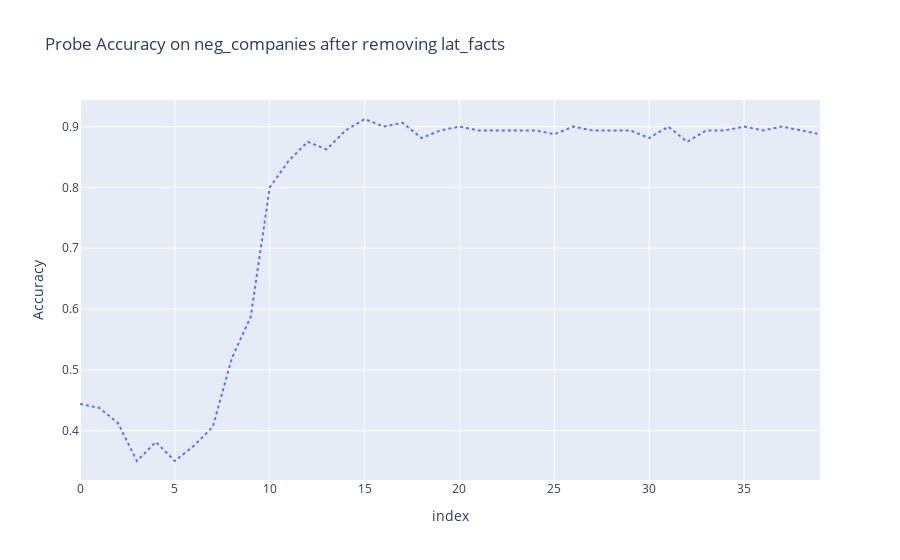
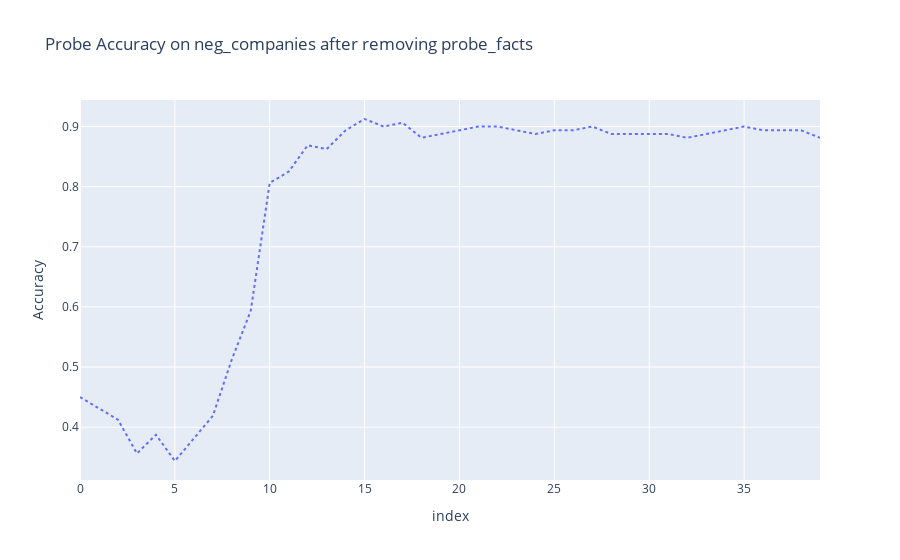
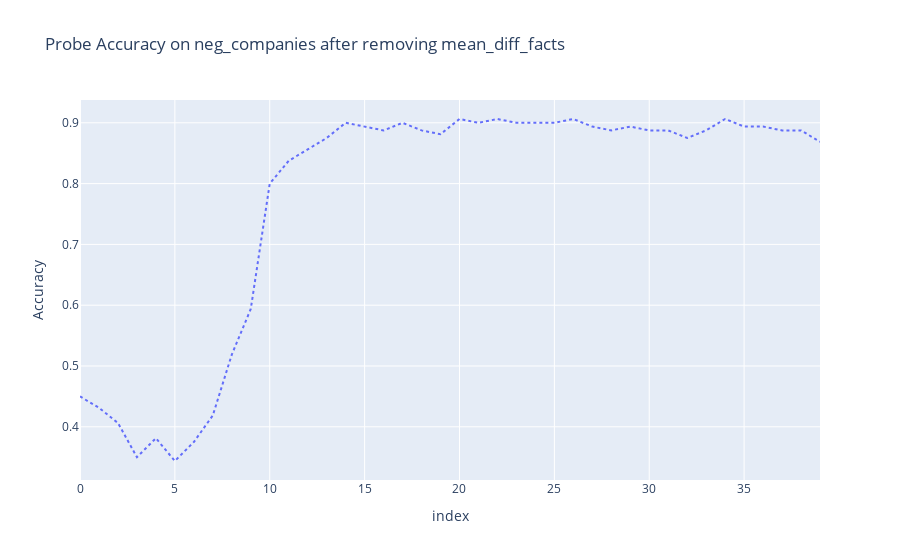
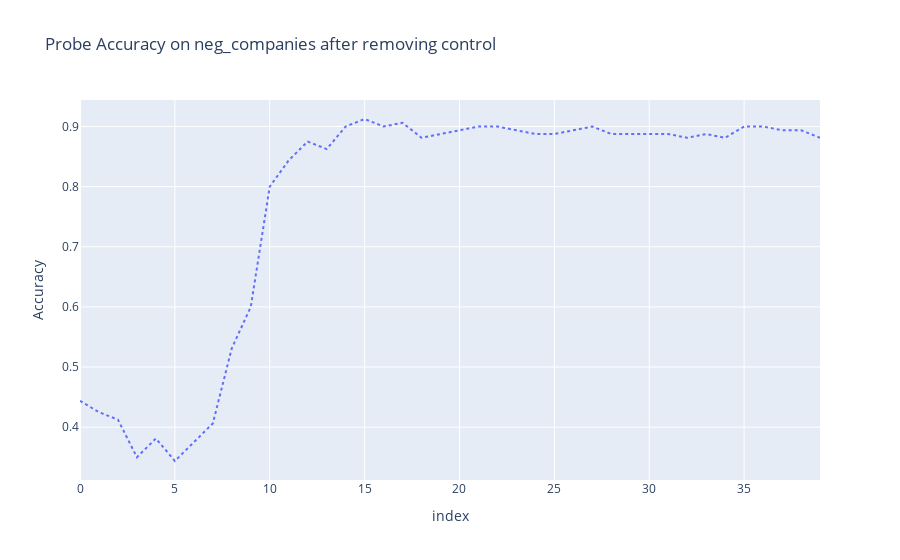

Here is the notebook cell these charts were saved with, in order:
### Code cell
# """
# Probes on removed caches

from utils.new_probing_utils import ModelActsLargeSimple
from utils.analytics_utils import plot_resid_probe_accuracies
removed_caches["none"] = cache
direction_names.append("none")
for dir_name in direction_names:
    modelact = ModelActsLargeSimple()
    modelact.load_cache_acts(removed_caches[dir_name], labels=train_labels, act_type="resid_post")
    modelact.train_probes(act_type="resid_post", verbose=True, test_ratio=0.2)
    
    # plot probe accuracy
    fig = plot_resid_probe_accuracies(modelact.probe_accs["resid_post"], n_layers=40, title=f"Probe Accuracy on {split_name} after removing {dir_name}")
    fig.show()

# with open("truthfulness_dirs/13b_cities_modelact.pkl", "rb") as f:
#     modelact = pickle.load(f)
# """

"""
# OOD Probe Direction
modelact_ood = ModelActsLargeSimple()
# file_prefix = f"/home/phillipguo/formatted_runs/run_{6}/run_{6}_{clean_mode}_{-1}_{}"
modelact_ood.load_cache_acts(ood_cache, labels=ood_labels, act_type="resid_post", seq_pos=-1)
modelact_ood.train_probes(act_type="resid_post", verbose=True, test_ratio=0)

with open(f"truthfulness_dirs/13b_{ood_split_name}_{prompt_type}_prompt_modelact.pkl", "wb") as f:
    pickle.dump(modelact_ood, f)

# probe_ood_dirs = {l: modelact_ood.probes["resid_post"][l].coef_ for l in range(n_layers)}
"""

### Figure 1 — Plotly figure (JSON) as saved in the notebook; plotly's stock layout.template omitted (floating-point values rounded to 4 significant figures)
{"data": [{"hovertemplate": "variable=0<br>index=%{x}<br>value=%{y}<extra></extra>", "legendgroup": "0", "line": {"color": "#636efa", "dash": "dot"}, "marker": {"color": "blue", "size": 3, "symbol": "circle"}, "mode": "lines", "name": "0", "orientation": "v", "showlegend": true, "type": "scatter", "x": [0, 1, 2, 3, 4, 5, 6, 7, 8, 9, 10, 11, 12, 13, 14, 15, 16, 17, 18, 19, 20, 21, 22, 23, 24, 25, 26, 27, 28, 29, 30, 31, 32, 33, 34, 35, 36, 37, 38, 39], "xaxis": "x", "y": [0.4437, 0.4375, 0.4125, 0.35, 0.3812, 0.35, 0.375, 0.4062, 0.5188, 0.5875, 0.8, 0.8438, 0.875, 0.8625, 0.8938, 0.9125, 0.9, 0.9062, 0.8812, 0.8938, 0.9, 0.8938, 0.8938, 0.8938, 0.8938, 0.8875, 0.9, 0.8938, 0.8938, 0.8938, 0.8812, 0.9, 0.875, 0.8938, 0.8938, 0.9, 0.8938, 0.9, 0.8938, 0.8875], "yaxis": "y"}], "layout": {"legend": {"title": {"text": "variable"}, "tracegroupgap": 0}, "showlegend": false, "title": {"text": "Probe Accuracy on neg_companies after removing lat_facts"}, "xaxis": {"anchor": "y", "domain": [0, 1], "title": {"text": "index"}}, "yaxis": {"anchor": "x", "domain": [0, 1], "title": {"text": "Accuracy"}}}}

### Figure 2 — Plotly figure (JSON) as saved in the notebook; plotly's stock layout.template omitted (floating-point values rounded to 4 significant figures)
{"data": [{"hovertemplate": "variable=0<br>index=%{x}<br>value=%{y}<extra></extra>", "legendgroup": "0", "line": {"color": "#636efa", "dash": "dot"}, "marker": {"color": "blue", "size": 3, "symbol": "circle"}, "mode": "lines", "name": "0", "orientation": "v", "showlegend": true, "type": "scatter", "x": [0, 1, 2, 3, 4, 5, 6, 7, 8, 9, 10, 11, 12, 13, 14, 15, 16, 17, 18, 19, 20, 21, 22, 23, 24, 25, 26, 27, 28, 29, 30, 31, 32, 33, 34, 35, 36, 37, 38, 39], "xaxis": "x", "y": [0.45, 0.4313, 0.4125, 0.3563, 0.3875, 0.3438, 0.3812, 0.4188, 0.5125, 0.5938, 0.8063, 0.825, 0.8688, 0.8625, 0.8938, 0.9125, 0.9, 0.9062, 0.8812, 0.8875, 0.8938, 0.9, 0.9, 0.8938, 0.8875, 0.8938, 0.8938, 0.9, 0.8875, 0.8875, 0.8875, 0.8875, 0.8812, 0.8875, 0.8938, 0.9, 0.8938, 0.8938, 0.8938, 0.8812], "yaxis": "y"}], "layout": {"legend": {"title": {"text": "variable"}, "tracegroupgap": 0}, "showlegend": false, "title": {"text": "Probe Accuracy on neg_companies after removing probe_facts"}, "xaxis": {"anchor": "y", "domain": [0, 1], "title": {"text": "index"}}, "yaxis": {"anchor": "x", "domain": [0, 1], "title": {"text": "Accuracy"}}}}

### Figure 3 — Plotly figure (JSON) as saved in the notebook; plotly's stock layout.template omitted (floating-point values rounded to 4 significant figures)
{"data": [{"hovertemplate": "variable=0<br>index=%{x}<br>value=%{y}<extra></extra>", "legendgroup": "0", "line": {"color": "#636efa", "dash": "dot"}, "marker": {"color": "blue", "size": 3, "symbol": "circle"}, "mode": "lines", "name": "0", "orientation": "v", "showlegend": true, "type": "scatter", "x": [0, 1, 2, 3, 4, 5, 6, 7, 8, 9, 10, 11, 12, 13, 14, 15, 16, 17, 18, 19, 20, 21, 22, 23, 24, 25, 26, 27, 28, 29, 30, 31, 32, 33, 34, 35, 36, 37, 38, 39], "xaxis": "x", "y": [0.45, 0.4313, 0.4062, 0.35, 0.3812, 0.3438, 0.375, 0.4188, 0.5188, 0.5938, 0.8, 0.8375, 0.8562, 0.875, 0.9, 0.8938, 0.8875, 0.9, 0.8875, 0.8812, 0.9062, 0.9, 0.9062, 0.9, 0.9, 0.9, 0.9062, 0.8938, 0.8875, 0.8938, 0.8875, 0.8875, 0.875, 0.8875, 0.9062, 0.8938, 0.8938, 0.8875, 0.8875, 0.8688], "yaxis": "y"}], "layout": {"legend": {"title": {"text": "variable"}, "tracegroupgap": 0}, "showlegend": false, "title": {"text": "Probe Accuracy on neg_companies after removing mean_diff_facts"}, "xaxis": {"anchor": "y", "domain": [0, 1], "title": {"text": "index"}}, "yaxis": {"anchor": "x", "domain": [0, 1], "title": {"text": "Accuracy"}}}}

### Figure 4 — Plotly figure (JSON) as saved in the notebook; plotly's stock layout.template omitted (floating-point values rounded to 4 significant figures)
{"data": [{"hovertemplate": "variable=0<br>index=%{x}<br>value=%{y}<extra></extra>", "legendgroup": "0", "line": {"color": "#636efa", "dash": "dot"}, "marker": {"color": "blue", "size": 3, "symbol": "circle"}, "mode": "lines", "name": "0", "orientation": "v", "showlegend": true, "type": "scatter", "x": [0, 1, 2, 3, 4, 5, 6, 7, 8, 9, 10, 11, 12, 13, 14, 15, 16, 17, 18, 19, 20, 21, 22, 23, 24, 25, 26, 27, 28, 29, 30, 31, 32, 33, 34, 35, 36, 37, 38, 39], "xaxis": "x", "y": [0.4437, 0.425, 0.4125, 0.35, 0.3812, 0.3438, 0.375, 0.4062, 0.5312, 0.6, 0.8, 0.8438, 0.875, 0.8625, 0.9, 0.9125, 0.9, 0.9062, 0.8812, 0.8875, 0.8938, 0.9, 0.9, 0.8938, 0.8875, 0.8875, 0.8938, 0.9, 0.8875, 0.8875, 0.8875, 0.8875, 0.8812, 0.8875, 0.8812, 0.9, 0.9, 0.8938, 0.8938, 0.8812], "yaxis": "y"}], "layout": {"legend": {"title": {"text": "variable"}, "tracegroupgap": 0}, "showlegend": false, "title": {"text": "Probe Accuracy on neg_companies after removing control"}, "xaxis": {"anchor": "y", "domain": [0, 1], "title": {"text": "index"}}, "yaxis": {"anchor": "x", "domain": [0, 1], "title": {"text": "Accuracy"}}}}
